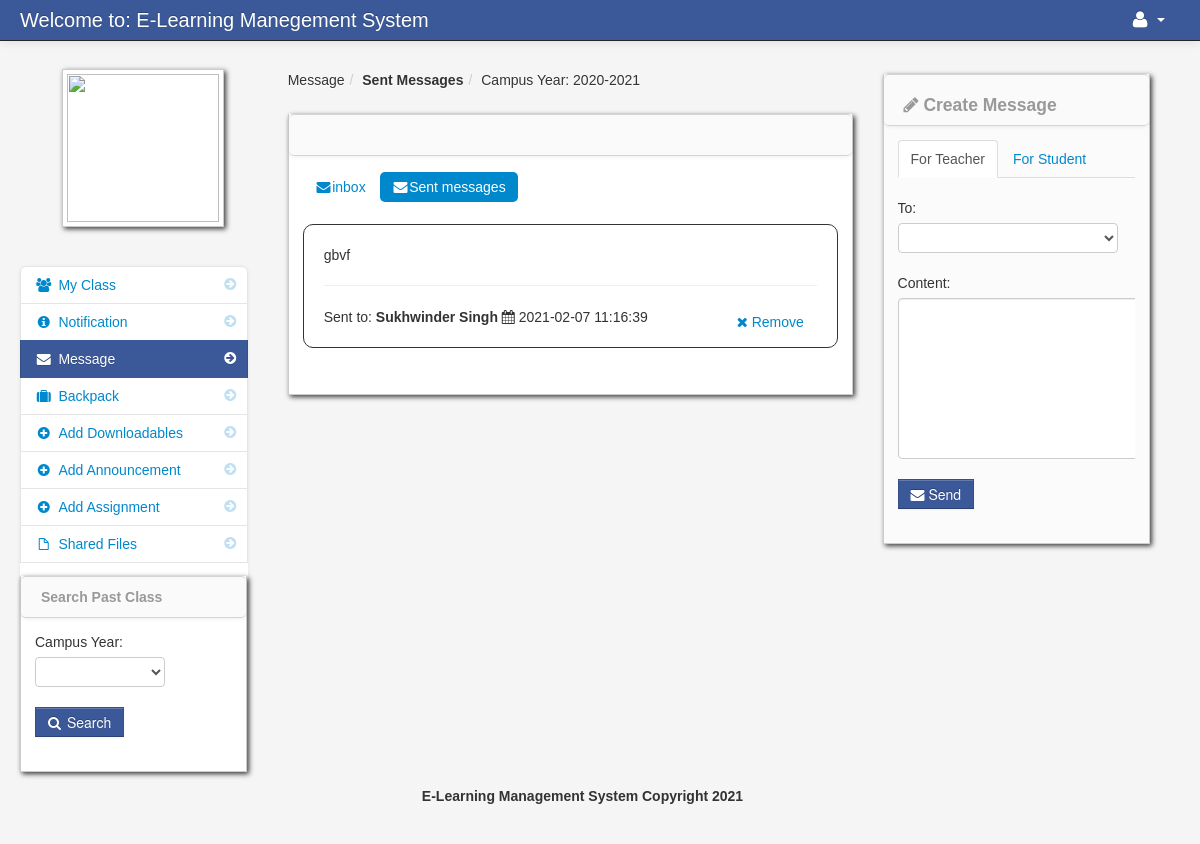
The page /sent_message.php (signed in) on the database its author committed.
### tables this page shows
CREATE TABLE `school_year` (
  `school_year_id` int(11) NOT NULL,
  `school_year` varchar(100) NOT NULL
);

CREATE TABLE `message_sent` (
  `message_sent_id` int(11) NOT NULL,
  `reciever_id` int(11) NOT NULL,
  `content` varchar(200) NOT NULL,
  `date_sended` varchar(100) NOT NULL,
  `sender_id` int(11) NOT NULL,
  `reciever_name` varchar(100) NOT NULL,
  `sender_name` varchar(100) NOT NULL
);

### session.php (called while the page is built, shortened)
<?php
$session_id=$_SESSION['id'];
?>

### create_message.php (the view, shortened to what this page needs)
<div class="span3" id="">
	<div class="row-fluid">
                        <div class="block">
                            <div class="navbar navbar-inner block-header">
                                <div id="" class="muted pull-left"><h4><i class="icon-pencil"></i> Create Message</h4></div>
                            </div>
                            <div class="block-content collapse in">
                                <div class="span12">
									<ul class="nav nav-tabs">
										<li class="active">
											<a href="teacher_message.php">For Teacher</a>
										</li>
										<li><a href="teacher_message_teacher.php">For Student</a></li>
									</ul>
								<form method="post" id="send_message">
									<div class="control-group">
											<label>To:</label>
                                          <div class="controls">
                                            <select name="teacher_id"  class="chzn-select" required>
                                             	<option></option>
											<?php
											$query = mysqli_query($conn,"select * from teacher order by firstname");
											while($row = mysqli_fetch_array($query)){
											?>
											<option value="<?php echo $row['teacher_id']; ?>"><?php echo $row['firstname']; ?> <?php echo $row['lastname']; ?> </option>
											<?php } ?>
                                            </select>
                                          </div>
                                        </div>
										<div class="control-group">
											<label>Content:</label>
                                          <div class="controls">
											<textarea name="my_message" class="my_message" required></textarea>
                                          </div>
                                        </div>
										<div class="control-group">
                                          <div class="controls">
												<button  class="btn btn-info"><i class="icon-envelope-alt"></i> Send </button>
                                          </div>
                                        </div>
                                </form>
								</div>
                            </div>
                        </div>
	</div>
</div>

### sent_message.php (shortened to what this page needs)
<?php include('header_dashboard.php'); ?>
<?php include('session.php'); ?>
    <body>
		<?php include('navbar_teacher.php'); ?>
        <div class="container-fluid">
            <div class="row-fluid">
				<?php include('teacher_message_sidebar.php'); ?>
                <div class="span6" id="content">
                     <div class="row-fluid">
					     <ul class="breadcrumb">
								<?php
								$school_year_query = mysqli_query($conn,"select * from school_year order by school_year DESC")or die(mysqli_error());
								$school_year_query_row = mysqli_fetch_array($school_year_query);
								?>
								<li><a href="#">Message</a><span class="divider">/</span></li>
								<li><a href="#"><b>Sent Messages</b></a><span class="divider">/</span></li>
								<li><a href="#">Campus Year: <?php echo $school_year_query_row['school_year']; ?></a></li>
						</ul>
                        <div id="block_bg" class="block">
                            <div class="navbar navbar-inner block-header">
                            </div>
                            <div class="block-content collapse in">
                                <div class="span12">
										<ul class="nav nav-pills">
										<li class="">
										<a href="teacher_message.php"><i class="icon-envelope-alt"></i>inbox</a>
										</li>
										<li class="active">
										<a href="sent_message.php"><i class="icon-envelope-alt"></i>Sent messages</a>
										</li>
										</ul>
								<?php
								 $query_announcement = mysqli_query($conn,"select * from message_sent
																	LEFT JOIN teacher ON teacher.teacher_id = message_sent.reciever_id
																	where  sender_id = '$session_id'  order by date_sended DESC
																	")or die(mysqli_error());
								 $count_my_message = mysqli_num_rows($query_announcement);
								 if ($count_my_message != '0'){
								 while($row = mysqli_fetch_array($query_announcement)){
								 $id = $row['message_sent_id'];
								 ?>
											<div class="post"  id="del<?php echo $id; ?>">
											<?php echo $row['content']; ?>
													<hr>
											Sent to: <strong><?php echo $row['reciever_name']; ?></strong>
											<i class="icon-calendar"></i> <?php echo $row['date_sended']; ?>
													<div class="pull-right">
													<a class="btn btn-link"  href="#<?php echo $id; ?>" data-toggle="modal" ><i class="icon-remove"></i> Remove </a>
													</div>
											</div>
								<?php }}else{ ?>
								<div class="alert alert-info"><i class="icon-info-sign"></i> No Message in your Sent Items</div>
								<?php } ?>
                                </div>
                            </div>
                        </div>
                    </div>
                </div>
				<?php include('create_message.php') ?>
            </div>
		<?php include('footer.php'); ?>
        </div>
		<?php include('script.php'); ?>
    </body>
</html>

### admin/assets/styles.css (style rules this page uses)
body { padding-top: 60px; padding-bottom: 40px; background-color: #f5f5f5; }
#content { margin-left:0px; }
.breadcrumb { margin: 0 0 0px; padding: 10px 0px; background-color: transparent; }
.block { background: url("../images/pixel-60fff.png") repeat scroll 0 0 rgba(0, 0, 0, 0) !important; border: 1px solid #ccc; background: white; margin: 1em 0em; border-top: none; -webkit-box-shadow: 2px 2px 5px rgba(0, 0, 6, 0.75); -moz-box-shadow: 2px 2px 5px rgba(0, 0, 6, 0.75); box-shadow: 2px 2px 5px rgba(0, 0, 6, 0.75); }
.block-content { margin: 1em; min-height: .100em; }
.block-header { margin-bottom: 0px; border-right: none; border-left: none; -webkit-border-radius: 0px; -moz-border-radius: 0px; border-radius: 5px; }
.block-header div { padding-top: 10px; }

### rows shown on the page
school_year: school_year "2020-2021"
message_sent: content "gbvf", reciever_name "Sukhwinder Singh", date_sended "2021-02-07 11:16:39"
